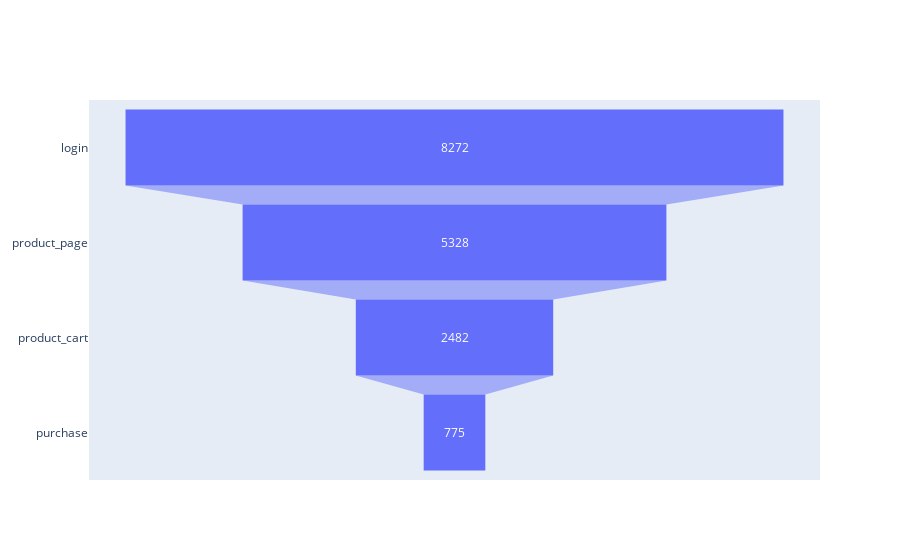

The cell this chart's notebook holds for it:
### Code cell
fig = go.Figure(go.Funnel(
    y = embudoA['event_name'],
    x = embudoA['users_cnt']
    ))
fig.show()

### Figure 1 — Plotly figure (JSON) as saved in the notebook; plotly's stock layout.template omitted (floating-point values rounded to 4 significant figures)
{"data": [{"type": "funnel", "x": [8272, 5328, 2482, 775], "y": ["login", "product_page", "product_cart", "purchase"]}], "layout": {}}
